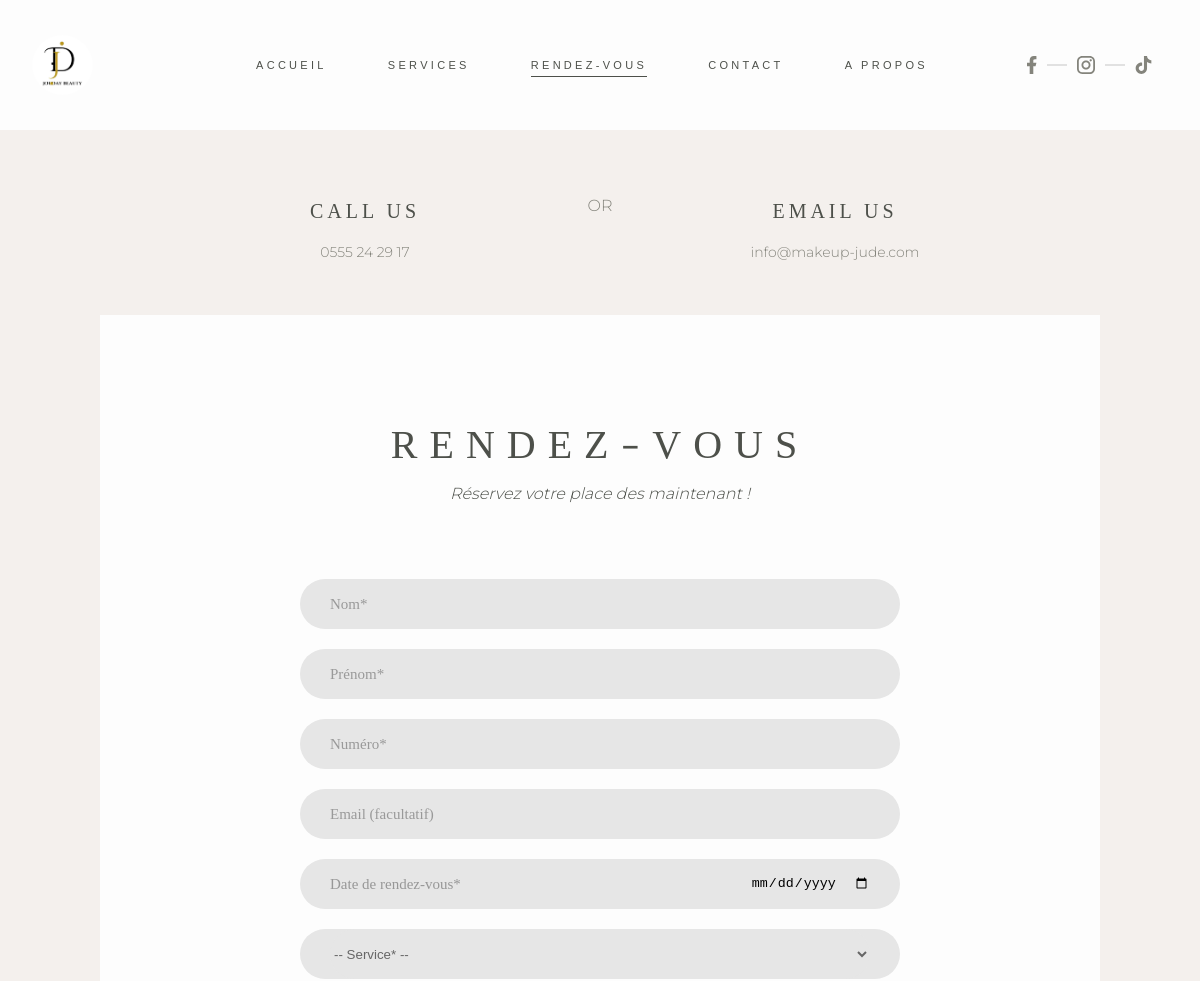
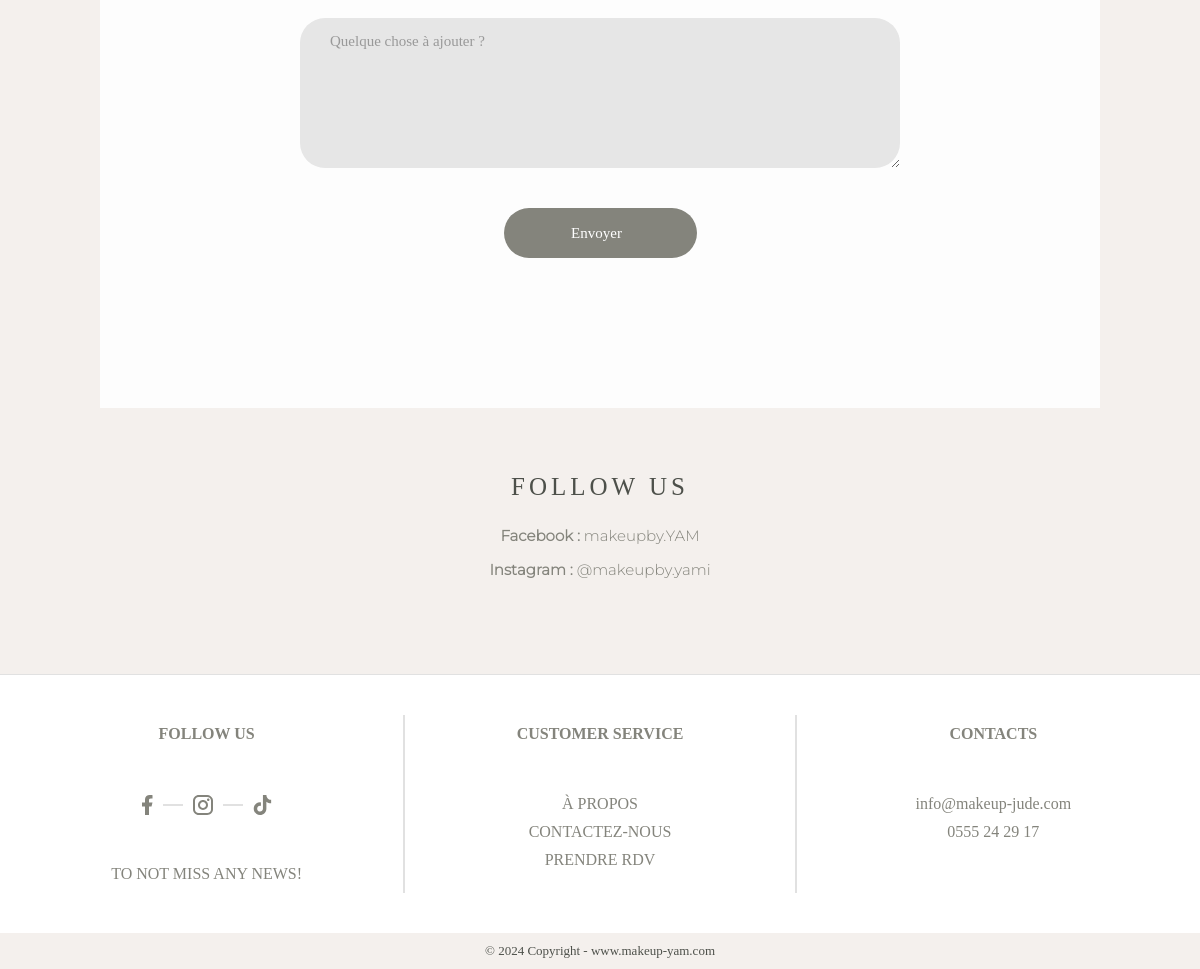
Page /rdv on the committed database (2 pictures, top to bottom).
### landing/models.py (models this page shows)
class About(models.Model):
    nom = models.CharField(max_length=64)
    numero = models.CharField(max_length=64)
    email = models.CharField(max_length=64)
    nom_insta = models.CharField(max_length=64)
    lien_insta = models.CharField(max_length=64)
    nom_facebook = models.CharField(max_length=64)
    lien_facebook = models.CharField(max_length=64)
    nom_tiktok = models.CharField(max_length=64)
    lien_tiktok = models.CharField(max_length=64)
    image = models.CharField(max_length=64)
    pourquoi_moi_image = models.CharField(max_length=64)
    quote = models.TextField()
    order = models.IntegerField(unique=True)

### landing/views.py (the view, shortened to what this page needs)
# urls.py: path('rdv', views.rdv, name='rdv'),
def rdv(request, id=None):
    if request.method == 'GET':
        about = About.objects.all().order_by('order')
        about = about[0]
        categories = Categorie.objects.all()
        for categorie in categories:
            categorie.service = categorie.services.all()
        selected = None
        if id:
            selected = Service.objects.get(id=id)
        return render(request, "landing/rdv.html", {
            "categories" : categories,
            "selected" : selected,
            'about' : about
        })

### landing/templates/landing/rdv.html (shortened to what this page needs)
{% extends 'landing/layout.html' %}
{% block head %}
    {% load static %}
    <link rel="stylesheet" href="{% static 'css/form.css' %}">
{% endblock %}
{% block body %}
    <main>
        <div id="contact">
            <div id="informations">
                <div class="info">
                    <p class="header">CALL US</p>
                    <p style="cursor: pointer;" onclick="window.location.href='tel:{{ about.numero }}';">
                        {{ about.numero }}
                    </p>
                </div>
                <div id="or">
                    <p>OR</p>
                </div>
                <div class="info">
                    <p class="header">EMAIL US</p>
                    <p style="cursor: pointer;" onclick="window.location.href='mailto:{{ about.email }}';">
                        {{ about.email }}
                    </p>
                </div>
            </div>
            <div id="form">
                <form action="{% url 'landing:rdv' %}" method="post" class="contact1-form validate-form">
                    <div id="titre">
                        <h1>RENDEZ<span id="tiret">-</span>VOUS</h1>
                        <p class="intro">Réservez votre place des maintenant&nbsp;!</p>
                    </div>
                    <div class="wrap-input1 validate-input" data-validate = "Nom is required">
                        <input autocomplete="off" class="input1" type="text" name="nom" placeholder="Nom*">
                        <span class="shadow-input1"></span>
                    </div>
                    <div class="wrap-input1 validate-input" data-validate = "Prénom is required">
                        <input autocomplete="off" class="input1" type="text" name="prenom" placeholder="Prénom*">
                        <span class="shadow-input1"></span>
                    </div>
                    <div class="wrap-input1 validate-input" data-validate = "Valid phone number is required">
                        <input autocomplete="off" class="input1" type="number" name="numero" placeholder="Numéro*">
                        <span class="shadow-input1"></span>
                    </div>
                    <div class="wrap-input1 validate-input" data-validate = "Valid email is required: ex@abc.xyz">
                        <input autocomplete="off" class="input1" type="email" name="email" placeholder="Email (facultatif)">
                        <span class="shadow-input1"></span>
                    </div>
                    <div id="date" class="wrap-input1 input1 validate-input" data-validate = "Valid date is required"
                    style="display: flex; justify-content: space-between; align-items: center;
                    border-radius: 25px; padding: 0 30px; cursor: pointer;"
                    onclick="document.getElementById('date_input').focus();">
                        <p style="display: flex; align-items: center; height: 50px; color: rgb(151, 151, 151); margin: 0;">
                            Date de rendez-vous*
                        </p>
                        <input id="date_input" style="height: 50px; background-color: #e6e6e6;" type="date" name="date_rdv"
                        onfocus="this.showPicker()" required>
                        <span class="shadow-input1"></span>
                    </div>
                    <div class="select wrap-input1 validate-input wrap-select" data-validate = "Service is required">
                        <select class="validate-input" name="service" required>
                            {% if service %}
                                <option style="color: grey" disabled value="service">-- Service* --</option>
                            {% else %}
                                <option style="color: grey" disabled selected value="service">-- Service* --</option>
                            {% endif %}
                        </select>
                        <span class="shadow-input1"></span>
                    </div>
                    <div class="wrap-input1 validate-input" data-validate = "Message is required">
                        <textarea autocomplete="off" class="input1" name="message" placeholder="Quelque chose à ajouter ?"></textarea>
                        <span class="shadow-input1"></span>
                    </div>
                    <div class="container-contact1-form-btn">
                        <button class="contact1-form-btn">
                            <span>
                                Envoyer
                            </span>
                        </button>
                    </div>
                    <p id="status"></p>
                </form>
            </div>
            <div id="follow">
                <p class="header">FOLLOW US</p>
                <p>
                    <span class="social_network_name">Facebook : </span>
                    <span onclick="window.open('{{ about.lien_facebook }}', '_blank');" style="cursor: pointer;">
                        {{ about.nom_facebook }}
                    </span>
                </p>
                <p onclick="window.open('{{ about.lien_insta }}', '_blank');">
                    <span class="social_network_name">Instagram : </span>
                    <span onclick="window.open('{{ about.lien_insta }}', '_blank');" style="cursor: pointer;">
                        {{ about.nom_insta }}
                    </span>
                </p>
            </div>
        </div>
    </main>
{% endblock %}

### landing/templates/landing/layout.html (shortened to what this page needs)
<!DOCTYPE html>
<html lang="en">
<head>
    {% load static %}
    {% block head %}{% endblock %}
    <link rel="stylesheet" href="/static/nav/nav.css">
    <link rel="stylesheet" href="{% static 'footer/footer.css' %}">
</head>
<body>
    <nav>
        <div id="nav_marque">
            <a href="{% url 'landing:home' %}">
                <img src="{% static 'img/logo.jpg' %}" style="border-radius: 100%;" alt="">
            </a>
        </div>
        <div id="nav_add">
            <a id="nav_home" class="nav_el" href="{% url 'landing:home' %}">Accueil</a>
            <a id="nav_services" class="nav_el" href="{% url 'landing:services' %}">Services</a>
            <a id="nav_rdv" class="nav_el" href="{% url 'landing:rdv' %}">Rendez-vous</a>
            <a id="nav_contact" class="nav_el" href="{% url 'landing:contact' %}">Contact</a>
            <a id="nav_about" class="nav_el" href="{% url 'landing:about' %}">A propos</a>
        </div>
        <div id="nav-social">
            <svg viewBox="0 0 11 20" fill="none" xmlns="http://www.w3.org/2000/svg"
            onclick="window.open('{{ about.lien_facebook }}', '_blank');">
                <path d="M7 11.5H9.5L10.5 7.5H7V5.5C7 4.47 7 3.5 9 3.5H10.5V0.14C10.174 0.0970001 8.943 0 7.643 0C4.928 0 3 1.657 3 4.7V7.5H0V11.5H3V20H7V11.5Z"
                fill="#84847C"/>
            </svg>
            <div class="nav-separator"></div>
            <svg viewBox="0 0 20 20" fill="none" xmlns="http://www.w3.org/2000/svg"
            onclick="window.open('{{ about.lien_insta }}', '_blank');">
                <path d="M5.8 0H14.2C17.4 0 20 2.6 20 5.8V14.2C20 15.7383 19.3889 17.2135 18.3012 18.3012C17.2135 19.3889 15.7383 20 14.2 20H5.8C2.6 20 0 17.4 0 14.2V5.8C0 4.26174 0.61107 2.78649 1.69878 1.69878C2.78649 0.61107 4.26174 0 5.8 0ZM5.6 2C4.64522 2 3.72955 2.37928 3.05442 3.05442C2.37928 3.72955 2 4.64522 2 5.6V14.4C2 16.39 3.61 18 5.6 18H14.4C15.3548 18 16.2705 17.6207 16.9456 16.9456C17.6207 16.2705 18 15.3548 18 14.4V5.6C18 3.61 16.39 2 14.4 2H5.6ZM15.25 3.5C15.5815 3.5 15.8995 3.6317 16.1339 3.86612C16.3683 4.10054 16.5 4.41848 16.5 4.75C16.5 5.08152 16.3683 5.39946 16.1339 5.63388C15.8995 5.8683 15.5815 6 15.25 6C14.9185 6 14.6005 5.8683 14.3661 5.63388C14.1317 5.39946 14 5.08152 14 4.75C14 4.41848 14.1317 4.10054 14.3661 3.86612C14.6005 3.6317 14.9185 3.5 15.25 3.5ZM10 5C11.3261 5 12.5979 5.52678 13.5355 6.46447C14.4732 7.40215 15 8.67392 15 10C15 11.3261 14.4732 12.5979 13.5355 13.5355C12.5979 14.4732 11.3261 15 10 15C8.67392 15 7.40215 14.4732 6.46447 13.5355C5.52678 12.5979 5 11.3261 5 10C5 8.67392 5.52678 7.40215 6.46447 6.46447C7.40215 5.52678 8.67392 5 10 5ZM10 7C9.20435 7 8.44129 7.31607 7.87868 7.87868C7.31607 8.44129 7 9.20435 7 10C7 10.7956 7.31607 11.5587 7.87868 12.1213C8.44129 12.6839 9.20435 13 10 13C10.7956 13 11.5587 12.6839 12.1213 12.1213C12.6839 11.5587 13 10.7956 13 10C13 9.20435 12.6839 8.44129 12.1213 7.87868C11.5587 7.31607 10.7956 7 10 7Z"
                fill="#84847C"/>
            </svg>
            <div class="nav-separator"></div>
            <svg viewBox="0 0 17 18" fill="none" xmlns="http://www.w3.org/2000/svg"
            onclick="window.open('{{ about.lien_tiktok }}', '_blank');">
                <path d="M13.1002 2.82C12.4166 2.03962 12.0399 1.03743 12.0402 0H8.95016V12.4C8.92632 13.071 8.64303 13.7066 8.15992 14.1729C7.67682 14.6393 7.0316 14.8999 6.36016 14.9C4.94016 14.9 3.76016 13.74 3.76016 12.3C3.76016 10.58 5.42016 9.29 7.13016 9.82V6.66C3.68016 6.2 0.660156 8.88 0.660156 12.3C0.660156 15.63 3.42016 18 6.35016 18C9.49016 18 12.0402 15.45 12.0402 12.3V6.01C13.2932 6.90985 14.7975 7.39265 16.3402 7.39V4.3C16.3402 4.3 14.4602 4.39 13.1002 2.82Z"
                fill="#84847C"/>
            </svg>
        </div>
    </nav>
    {% block body %}{% endblock %}
    <footer>
        <div id="footer_details">
            <div id="footer-follow">
                <div class="footer-title">
                    <p id="footer-follow_me">FOLLOW US</p>
                </div>
                <div id="footer-social">
                    <svg viewBox="0 0 11 20" fill="none" xmlns="http://www.w3.org/2000/svg"
                    onclick="window.open('{{ about.lien_facebook }}', '_blank');">
                        <path d="M7 11.5H9.5L10.5 7.5H7V5.5C7 4.47 7 3.5 9 3.5H10.5V0.14C10.174 0.0970001 8.943 0 7.643 0C4.928 0 3 1.657 3 4.7V7.5H0V11.5H3V20H7V11.5Z"
                        fill="#84847C"/>
                    </svg>
                    <div class="footer-separator"></div>
                    <svg viewBox="0 0 20 20" fill="none" xmlns="http://www.w3.org/2000/svg"
                    onclick="window.open('{{ about.lien_insta }}', '_blank');">
                        <path d="M5.8 0H14.2C17.4 0 20 2.6 20 5.8V14.2C20 15.7383 19.3889 17.2135 18.3012 18.3012C17.2135 19.3889 15.7383 20 14.2 20H5.8C2.6 20 0 17.4 0 14.2V5.8C0 4.26174 0.61107 2.78649 1.69878 1.69878C2.78649 0.61107 4.26174 0 5.8 0ZM5.6 2C4.64522 2 3.72955 2.37928 3.05442 3.05442C2.37928 3.72955 2 4.64522 2 5.6V14.4C2 16.39 3.61 18 5.6 18H14.4C15.3548 18 16.2705 17.6207 16.9456 16.9456C17.6207 16.2705 18 15.3548 18 14.4V5.6C18 3.61 16.39 2 14.4 2H5.6ZM15.25 3.5C15.5815 3.5 15.8995 3.6317 16.1339 3.86612C16.3683 4.10054 16.5 4.41848 16.5 4.75C16.5 5.08152 16.3683 5.39946 16.1339 5.63388C15.8995 5.8683 15.5815 6 15.25 6C14.9185 6 14.6005 5.8683 14.3661 5.63388C14.1317 5.39946 14 5.08152 14 4.75C14 4.41848 14.1317 4.10054 14.3661 3.86612C14.6005 3.6317 14.9185 3.5 15.25 3.5ZM10 5C11.3261 5 12.5979 5.52678 13.5355 6.46447C14.4732 7.40215 15 8.67392 15 10C15 11.3261 14.4732 12.5979 13.5355 13.5355C12.5979 14.4732 11.3261 15 10 15C8.67392 15 7.40215 14.4732 6.46447 13.5355C5.52678 12.5979 5 11.3261 5 10C5 8.67392 5.52678 7.40215 6.46447 6.46447C7.40215 5.52678 8.67392 5 10 5ZM10 7C9.20435 7 8.44129 7.31607 7.87868 7.87868C7.31607 8.44129 7 9.20435 7 10C7 10.7956 7.31607 11.5587 7.87868 12.1213C8.44129 12.6839 9.20435 13 10 13C10.7956 13 11.5587 12.6839 12.1213 12.1213C12.6839 11.5587 13 10.7956 13 10C13 9.20435 12.6839 8.44129 12.1213 7.87868C11.5587 7.31607 10.7956 7 10 7Z"
                        fill="#84847C"/>
                    </svg>
                    <div class="footer-separator"></div>
                    <svg viewBox="0 0 17 18" fill="none" xmlns="http://www.w3.org/2000/svg"
                    onclick="window.open('{{ about.lien_tiktok }}', '_blank');">
                        <path d="M13.1002 2.82C12.4166 2.03962 12.0399 1.03743 12.0402 0H8.95016V12.4C8.92632 13.071 8.64303 13.7066 8.15992 14.1729C7.67682 14.6393 7.0316 14.8999 6.36016 14.9C4.94016 14.9 3.76016 13.74 3.76016 12.3C3.76016 10.58 5.42016 9.29 7.13016 9.82V6.66C3.68016 6.2 0.660156 8.88 0.660156 12.3C0.660156 15.63 3.42016 18 6.35016 18C9.49016 18 12.0402 15.45 12.0402 12.3V6.01C13.2932 6.90985 14.7975 7.39265 16.3402 7.39V4.3C16.3402 4.3 14.4602 4.39 13.1002 2.82Z"
                        fill="#84847C"/>
                    </svg>
                </div>
                <p id="footer-miss_news">TO NOT MISS ANY NEWS!</p>
            </div>
            <div class="footer-divider"></div>
            <div id="footer-customer">
                <div class="footer-title">
                    <p id="footer-custom_serv">CUSTOMER SERVICE</p>
                </div>
                <p><a href="{% url 'landing:about' %}">À PROPOS</a></p>
                <p><a href="{% url 'landing:contact' %}">CONTACTEZ-NOUS</a></p>
                <p><a href="{% url 'landing:rdv' %}">PRENDRE RDV</a></p>
            </div>
            <div class="footer-divider"></div>
            <div id="footer-contact">
                <div class="footer-title">
                    <p id="footer-contact_now">CONTACTS</p>
                </div>
                <p>{{ about.email }}</p>
                <p>{{ about.numero }}</p>
            </div>
        </div>
        <div id="footer-copyright">
            <p>&copy; <span id="footer-year">2024</span> Copyright - www.makeup-yam.com</p>
        </div>
    </footer>
</body>
</html>

### rows in the picture
About: numero "0555 24 29 17", email "info@makeup-jude.com", nom_facebook "makeupby.YAM", nom_insta "@makeupby.yami"
